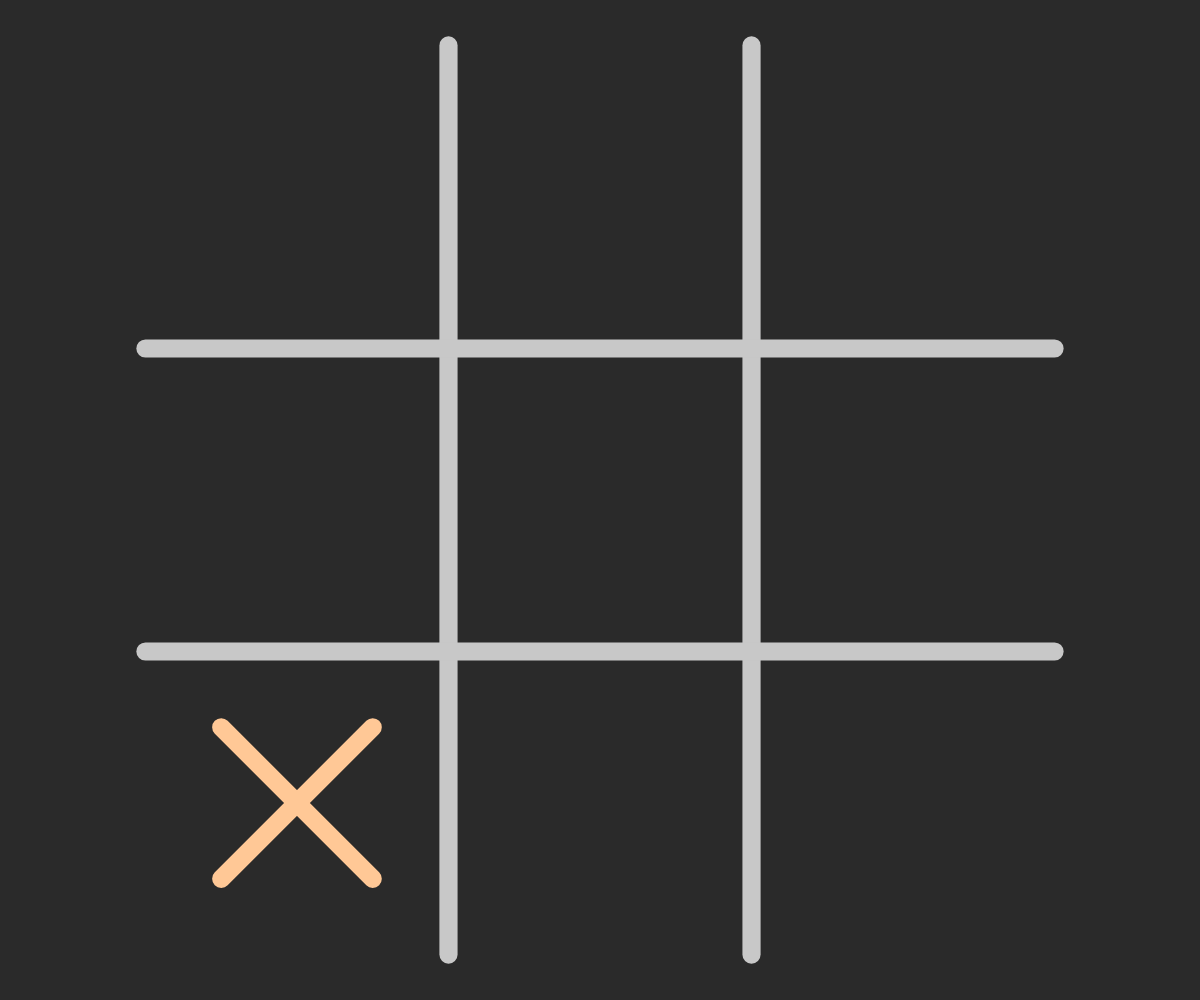
Frame 1 (no input)
Frame 60 (no input): identical to frame 1, image omitted
Frame 120 (the mouse pressed at the canvas centre since frame 60): identical to frame 1, image omitted

The p5.js sketch that drew this single still picture (run headless with seeded random() and noise() and a simulated clock; from frame 60 on, the mouse is pressed at the canvas centre):

// p5.js sketch
// ── sketch.js
const S = 300; // Board size
let viewScale = 1;

let board = [[null, null, null], [null, null, null], [null, null, null]];

const PLAYER = 'O';
let nextTurn = 'X';

let gameOver = false;
let winRows = [];
let winCols = [];
let winDiag = [];

function windowResized() {
  resizeCanvas(windowWidth, windowHeight);
}

function setup() {
  createCanvas(windowWidth, windowHeight);
  pixelDensity(1);
  
  if (PLAYER !== nextTurn) {
    aiTurn();
  }
}

function draw() {
  background(42);
  
  viewScale = min(width, height) / (S*1.1);
  translate(width/2, height/2);
  scale(viewScale);

  noFill();
  
  strokeWeight(S*0.02);
  stroke(200);
  line(-S/6, -S/2, -S/6,  S/2);
  line( S/6, -S/2,  S/6,  S/2);
  line(-S/2, -S/6,  S/2, -S/6);
  line(-S/2,  S/6,  S/2,  S/6);
  
  for (let y = 0; y < 3; y++) {
    for (let x = 0; x < 3; x++) {
      push();
      {
        translate((x-1) * S/3, (y-1) * S/3);
        const c = board[y][x];
        if (c === 'X') {
          stroke(255, 200, 150);
          line(-S/12, -S/12, S/12, S/12);
          line(-S/12, S/12, S/12, -S/12);
        }
        if (c === 'O') {
          stroke(150, 200, 255);
          circle(0, 0, S/6);
        }
      }
      pop();
    }
  }
  
  stroke(255, 100, 100);
  winRows.forEach((win, i) => {
    if (win) {
      const y = ((i-1)*S)/3;
      line(-S/2, y, S/2, y);
    }
  });
  winCols.forEach((win, i) => {
    if (win) {
      const x = ((i-1)*S)/3;
      line(x, -S/2, x, S/2);
    }
  })
  if (winDiag[0]) {
    line(-S/2, -S/2, S/2, S/2);
  }
  if (winDiag[1]) {
    line(-S/2, S/2, S/2, -S/2);
  }
}

function mouseClicked() {
  if (gameOver || nextTurn !== PLAYER) {
    return;
  }
  
  const mX = (mouseX - width/2) / viewScale;
  const mY = (mouseY - height/2) / viewScale;
  
  const iX = floor((mX + S/2) / S * 3);
  const iY = floor((mY + S/2) / S * 3);
  
  if (iX >= 0 && iX <= 2 && iY >= 0 && iY <= 2) {
    place(iX, iY);
  }
}

function place(x, y) {
  if (board[y][x] === null) {
    board[y][x] = nextTurn;
    nextTurn = (nextTurn === 'X' ? 'O' : 'X');
    
    gameOver = board.flatMap(row => row).every(c => c !== null) || checkState(board, { saveState: true });
    
    if (!gameOver && nextTurn !== PLAYER) {
      setTimeout(aiTurn, 1000);
    }
  }
}

function checkState(board, options) {
  let gameOver = false;
  
  for (let y = 0; y < 3; y++) {
    const values = [];
    for (let x = 0; x < 3; x++) {
      values.push(board[y][x]);
    }
    if (values.every(c => c !== null && c === values[0])) {
      gameOver = true;
      if (options.saveState) {
        winRows[y] = true;
      }
    }
  }
  
  for (let x = 0; x < 3; x++) {
    const values = [];
    for (let y = 0; y < 3; y++) {
      values.push(board[y][x]);
    }
    if (values.every(c => c !== null && c === values[0])) {
      gameOver = true;
      if (options.saveState) {
        winCols[x] = true;
      }
    }
  }
  
  const diag1 = [board[0][0], board[1][1], board[2][2]];
  if (diag1.every(c => c !== null && c === diag1[0])) {
    gameOver = true;
    if (options.saveState) {
      winDiag[0] = true;
    }
  }
  
  const diag2 = [board[2][0], board[1][1], board[0][2]];
  if (diag2.every(c => c !== null && c === diag2[0])) {
    gameOver = true;
    if (options.saveState) {
      winDiag[1] = true;
    }
  }
  
  return gameOver;
}

function aiTurn() {
  const moveScores = getMoves(board).map(move => ({ move, score: minimax(board, move, nextTurn) }))
  moveScores.sort((a, b) => b.score - a.score);
  const bestMoves = moveScores.filter(moveData => moveData.score === moveScores[0].score).map(moveData => moveData.move);
  const move = random(bestMoves);
  
  place(move.x, move.y);
}

function getMoves(board) {
  const moves = [];
  for (let y = 0; y < 3; y++) {
    for (let x = 0; x < 3; x++) {
      if (board[y][x] === null) {
        moves.push({ x, y });
      }
    }
  }
  return moves;
}

function minimax(board, move, turn) {
  const nextBoard = [];
  for (let y = 0; y < 3; y++) {
    nextBoard[y] = [];
    for (let x = 0; x < 3; x++) {
      nextBoard[y][x] = board[y][x];
    }
  }
  
  nextBoard[move.y][move.x] = turn;
  
  // This move results in game over
  if (checkState(nextBoard, {})) {
    return (turn === PLAYER ? -1 : 1);
  }
  
  // This move results in a tie
  if (nextBoard.flatMap(row => row).every(c => c !== null)) {
    return 0;
  }

  // Check subsequent moves, min/max-ing to find best option
  const nextTurn = (turn === 'X' ? 'O' : 'X');
  const nextMoves = getMoves(nextBoard);
  const scores = nextMoves.map(nextMove => minimax(nextBoard, nextMove, nextTurn));
  scores.sort((a, b) => a - b);
  
  // On AI turns, score is maximized - on player turns, it is minimized
  return (nextTurn === PLAYER ? scores[0] : scores.slice(-1)[0]);
}
